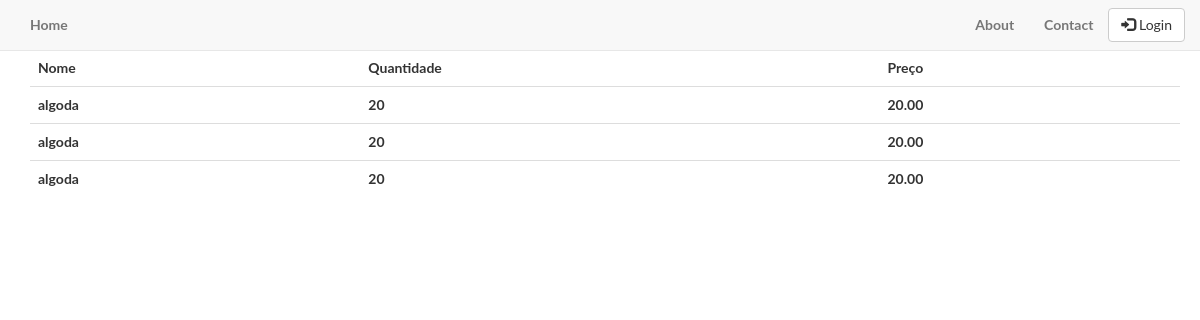
The page /product/list_products/ on the database as committed earlier.
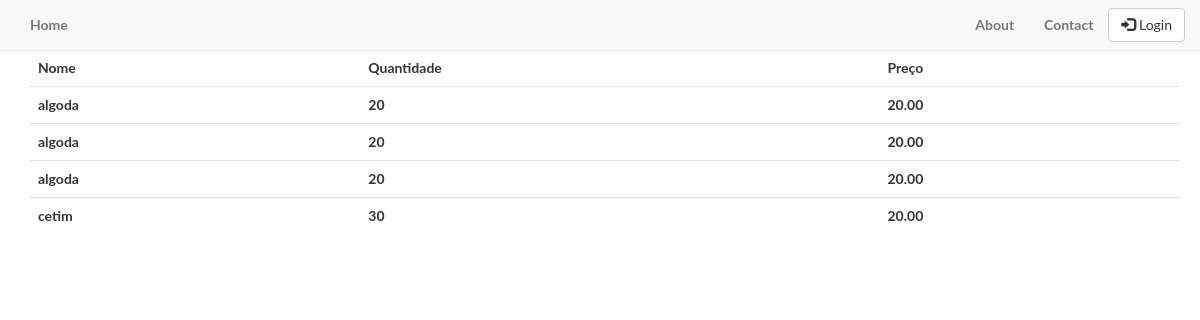
The same page on the database as committed later.
### product/models.py (models this page shows, shortened)
class Product(models.Model):
    nome = models.CharField(max_length=30)
    quantidade = models.IntegerField()
    precoUnidade = models.DecimalField(max_digits=8, decimal_places=2)
    categories = models.ManyToManyField(Category, blank=True)

### product/views.py (the view)
def list_products(request):
    context = {
        'all_products': Product.objects.all(),
    }
    return render(request, 'list_products.html', context)

### product/templates/list_products.html (shortened to what this page needs)
{% extends 'index.html' %}
{% load staticfiles %}
{% block body %}
<div class = "container" style="padding:10px;display:table;">
<a class="btn btn-primary" href="{% url 'product:cadastrarProduto' %}">Adicionar Produto</a>
<table class="table table-hover" style="margin:5px;">
  <tr>
    <th>Nome</th>
    <th>Quantidade</th>
    <th>Preço</th>
  </tr>
  {% for product in all_products %}
  <tr>
    <td>{{ product.nome}}</td>
    <td>{{ product.quantidade}}</td>
    <td>{{product.precoUnidade}}</td>
  </tr>
  {% endfor %}
</table>
</div>
{% endblock %}

### templates/index.html (shortened to what this page needs)
{% extends "base.html"%}
{% load staticfiles %}

### templates/base.html (shortened to what this page needs)
{% load staticfiles %}
<!DOCTYPE html>
<html lang="en">
<head>
    <link href="{% static 'users/css/bootstrap.min.css' %}" rel="stylesheet">
    <link href="{% static 'users/css/landing-page.css' %}" rel="stylesheet">
    <link href="{% static 'users/font-awesome/css/font-awesome.min.css' %}" rel="stylesheet" type="{% static 'text/css' %}">
</head>
<body>
    <nav class="navbar navbar-default navbar-fixed-top topnav" role="navigation">
        <div class="container topnav">
            <div class="navbar-header">
                <a class="navbar-brand topnav" href="{% url "index"%}">Home</a>
            </div>
            <div class="collapse navbar-collapse" id="bs-example-navbar-collapse-1">
                <ul class="nav navbar-nav navbar-right">
                    <li>
                        <a href="#about">About</a>
                    </li>
                    <li>
                        <a href="#contact">Contact</a>
                    </li>
                    {% if user.is_authenticated %}
                    <a href="{% url 'users:logout'%}?next=/">
                        <button type="button" class="btn btn-danger navbar-btn">
                        <span class= "glyphicon glyphicon-log-out" aria-hidden="true"> </span> Sair
                      </button>
                    </a>
                    {% else %}
                    <a href="{% url 'users:login'%}">
                        <button type="button" class="btn btn-default navbar-btn">
                        <span class= "glyphicon glyphicon-log-in" aria-hidden="true"> </span> Login
                      </button>
                    </a>
                    {% endif %}
                </ul>
            </div>
        </div>
    </nav>
    {% block body%}
    {% endblock%}
</body>
</html>

### users/static/users/css/landing-page.css (style rules this page uses)
body, html { width: 100%; height: 100%; }
body, h1, h2, h3, h4, h5, h6 { font-family: "Lato","Helvetica Neue",Helvetica,Arial,sans-serif; font-weight: 700; }
.topnav { font-size: 14px; }

Rows that differ between the two databases and show on the page:
added Product: nome "cetim", quantidade "30", precoUnidade "20.00"
